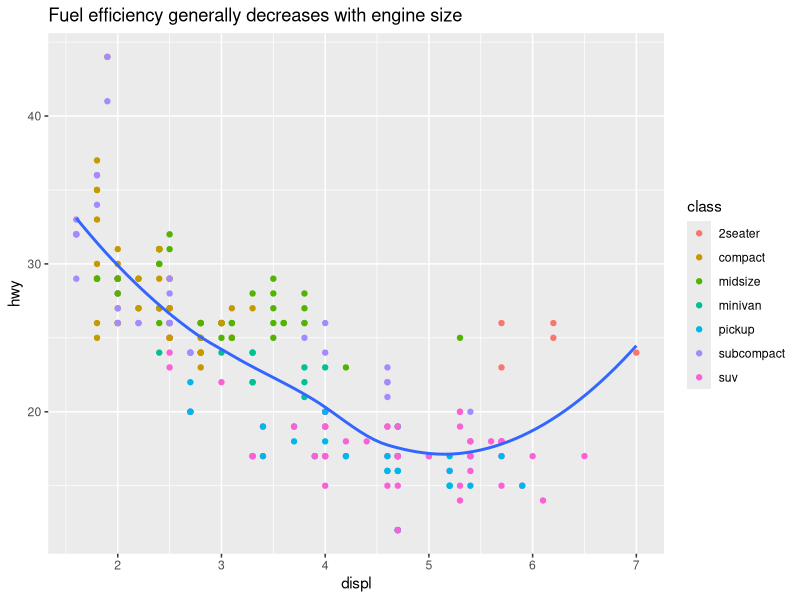
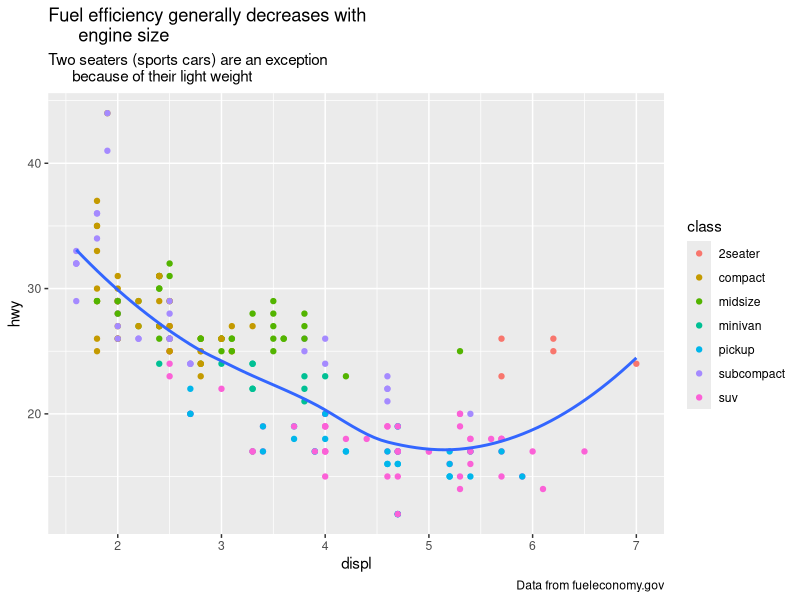
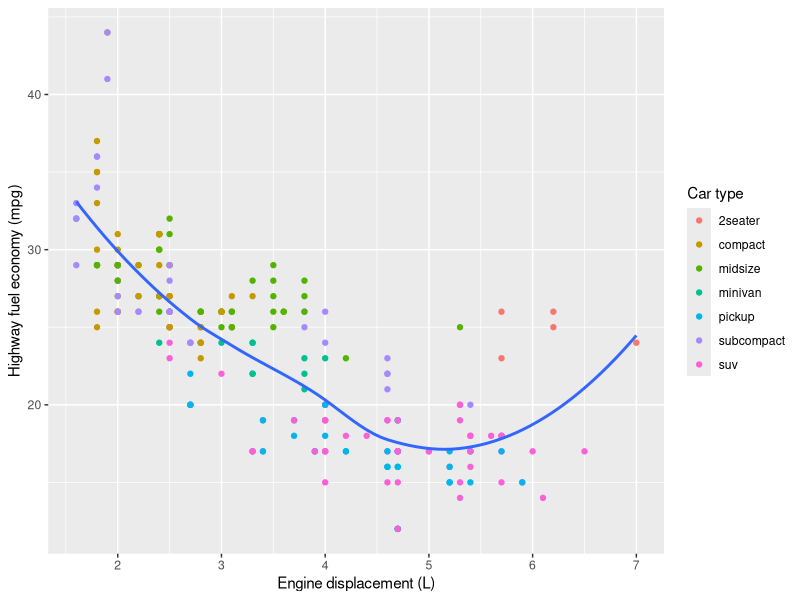
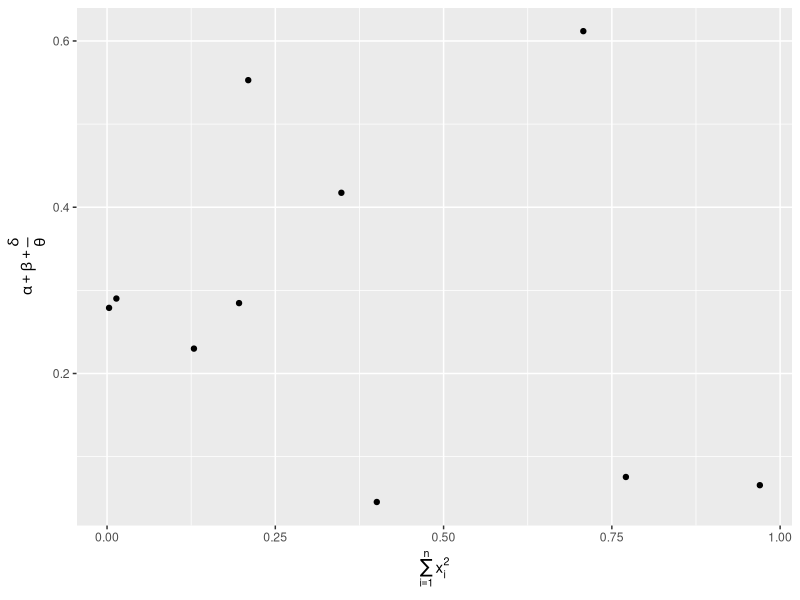
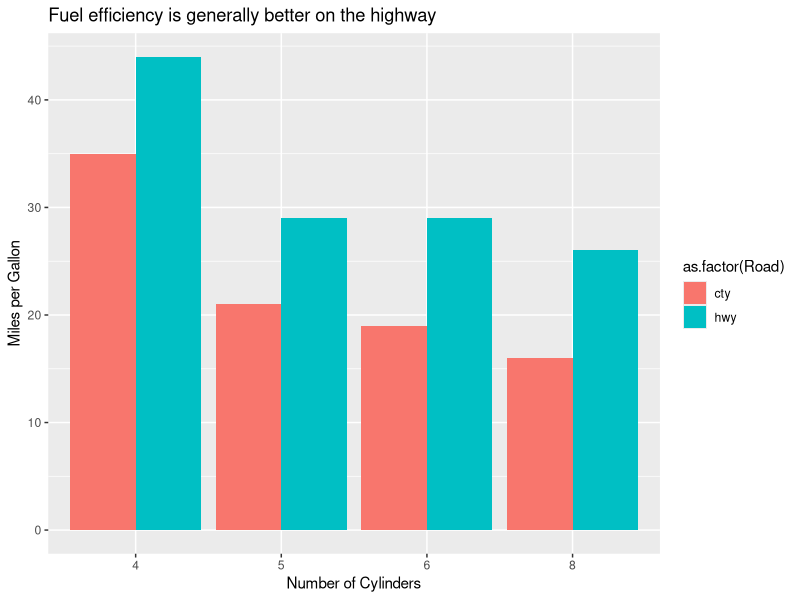
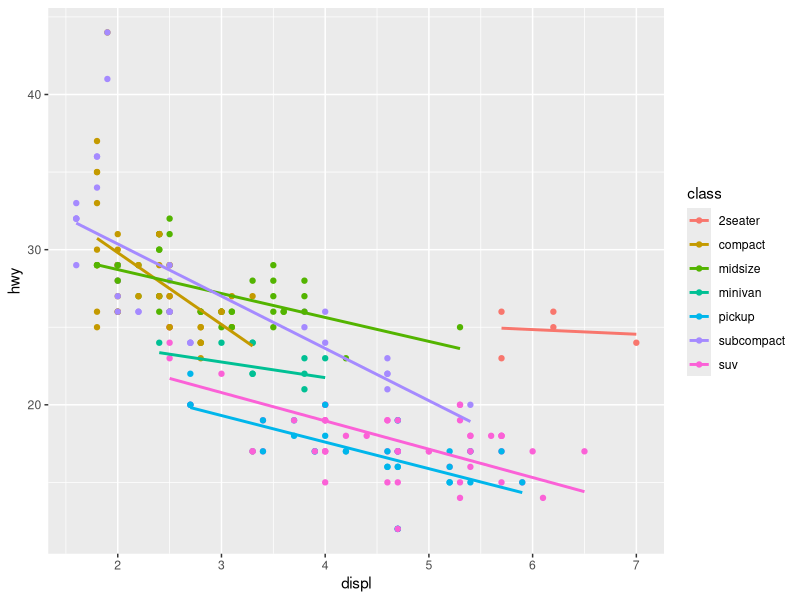

Source code (R) for these figures, in order: (Note: this script raises an error after producing the figures.)
### Graphics for Communication
library(tidyverse)

## Label

ggplot(mpg, aes(displ, hwy)) +
  geom_point(aes(color = class)) +
  geom_smooth(se = F) +
  labs(
    title = paste(
      "Fuel efficiency generally decreases with engine size"
    ))

ggplot(mpg, aes(displ, hwy)) +
  geom_point(aes(color = class)) +
  geom_smooth(se = FALSE) +
  labs(
    title = paste(
      "Fuel efficiency generally decreases with
      engine size"
    ),
    subtitle = paste(
      "Two seaters (sports cars) are an exception
      because of their light weight"
    ),
    caption = "Data from fueleconomy.gov"
  )

ggplot(mpg, aes(displ, hwy)) +
  geom_point(aes(color = class)) +
  geom_smooth(se = FALSE) +
  labs(
    x = "Engine displacement (L)",
    y = "Highway fuel economy (mpg)",
    colour = "Car type"
  )

df <- tibble(
  x = runif(10),
  y = runif(10)
)
ggplot(df, aes(x, y)) +
  geom_point() +
  labs(
    x = quote(sum(x[i] ^ 2, i == 1, n)),
    y = quote(alpha + beta + frac(delta, theta))
  )


## Excercises

# 1.

mpg %>%
  select(cyl,cty, hwy) %>%
  pivot_longer(cols = c(cty,hwy), names_to = "Road", values_to = "MPG") %>%
  ggplot(aes(x = as.factor(cyl), y = MPG, fill = as.factor(Road))) +
  geom_bar(position = "dodge", stat = "identity") +
  labs(
    x = "Number of Cylinders",
    y = "Miles per Gallon",
    title = "Fuel efficiency is generally better on the highway"
  )

# 2.
mpg %>%
  ggplot(aes(displ, hwy, color = class)) +
  geom_point() + 
  geom_smooth(method = "lm", se = F)

mod <- lm(hwy ~ class, data = mpg)

mpg %>%
  add_residuals(mod) %>%
  ggplot(aes(x = displ, y = resid))+
  geom_point() +
  geom_smooth(method = "lm", se = F) +
  labs(
    x = "Engine Displacement(L)",
    y = "Highway MPG relative to the Class Average",
    title = "Engine size has a small negative effect on Fuel Efficiency"
  )


# 3.

### Annotations

best_in_class <- mpg %>%
  group_by(class) %>%
  filter(row_number(desc(hwy)) == 1)

ggplot(mpg, aes(displ, hwy)) +
  geom_point(aes(color = class)) +
  geom_text(aes(label = model), data = best_in_class)

ggplot(mpg, aes(displ, hwy)) +
  geom_point(aes(color = class)) +
  geom_label(
    aes(label = model),
    data = best_in_class,
    nudge_y = 2,
    alpha = 0.5
  )

library(ggrepel)

ggplot(mpg, aes(displ, hwy)) +
  geom_point(aes(color = class)) +
  geom_point(size = 3, shape = 1, data = best_in_class) +
  ggrepel::geom_label_repel(
    aes(label = model),
    data = best_in_class
  )

class_avg <- mpg %>%
  group_by(class) %>%
  summarize(
    displ = median(displ),
    hwy = median(hwy)
  )

ggplot(mpg, aes(displ, hwy, color = class)) +
  ggrepel::geom_label_repel(aes(label = class),
                            data = class_avg,
                            size = 6,
                            label.size = 0,
                            segment.color = NA
  ) +
  geom_point() +
  theme(legend.position = "none")

label <- mpg %>%
  summarize(
    displ = min(displ),
    hwy = max(hwy),
    label = paste(
      "Increasing engine size is \nrelated to decreasing fuel economy."
    )
  )

ggplot(mpg, aes(displ, hwy)) +
  geom_point() +
  geom_text(
    aes(label = label),
    data = label,
    vjust = "top",
    hjust = "right"
  )


### Excercises

# 1.
label <- mpg %>%
  summarize(
  displ = min(displ),
  hwy = max(hwy),
  label = paste(
    "Increasing engine size is \nrelated to decreasing fuel economy."
  )
)

ggplot(mpg, aes(displ, hwy)) +
  geom_point() +
  geom_text(
    aes(label = label),
    data = label,
    vjust = "top",
    hjust = 'left'
  )

# 2.
?annotate

# 3.

label <- mpg %>%
  summarize(
    displ = max(displ),
    hwy = max(hwy),
    label = paste(
      "text."
    )
  )

ggplot(mpg, aes(displ, hwy)) +
  geom_point() +
  geom_text(aes(label = label,vjust = "center", hjust = "right"),
  data = label) +
  facet_wrap(~cyl)

# 4.
# Fill aesthetic controls background box color.

ggplot(mpg, aes(displ, hwy)) +
  geom_point(aes(color = class)) +
  geom_label(
    aes(label = model),
    data = best_in_class,
    nudge_y = 2,
    alpha = 0.5,
    fill = "grey"
  )

# 5.
?arrow
# angle, length, ends, type
mpg %>%
  ggplot(aes(x = hwy, y = displ)) +
  geom_point() +
  geom_segment(aes(x = 20, y = 5.5, xend = 30, yend = 3), 
                           arrow = arrow(length = unit(0.5, 'cm')))

### Scales

ggplot(mpg, aes(displ, hwy)) +
  geom_point(aes(color = class))

ggplot(mpg, aes(displ, hwy)) +
  geom_point(aes(color = class)) +
  scale_x_continuous() +
  scale_y_continuous() +
  scale_color_discrete()

ggplot(mpg, aes(displ, hwy)) +
  geom_point() +
  scale_x_continuous(labels = NULL) +
  scale_y_continuous(labels = NULL)

presidential %>%
  mutate(id = 33 + row_number()) %>%
  ggplot(aes(start, id)) +
  geom_point() +
  geom_segment(aes(xend = end, yend = id)) +
  scale_x_date(
    NULL,
    breaks = presidential$start,
    date_labels = "'%y"
  )

ggplot(mpg, aes(displ, hwy)) +
  geom_point(aes(color = drv))

ggplot(mpg, aes(displ, hwy)) +
  geom_point(aes(color = drv)) +
  scale_color_brewer(palette = "Set1")

ggplot(mpg, aes(displ, hwy)) +
  geom_point(aes(color = drv, shape = drv)) +
  scale_color_brewer(palette = "Set1")

presidential %>%
  mutate(id = 33 + row_number()) %>%
  ggplot(aes(start, id, color = party)) +
  geom_point() +
  geom_segment(aes(xend = end, yend = id)) +
  scale_colour_manual(
    values = c(Republican = "red", Democratic = "blue")
  )


## Excercises

# 1.
df <- tibble(
  x = rnorm(10000),
  y = rnorm(10000)
)
ggplot(df, aes(x, y)) +
  geom_hex() +
  scale_color_gradient(low = "white", high = "red") +
  coord_fixed()

#the color in the plot is using fill not color.

ggplot(df, aes(x, y)) +
  geom_hex() +
  scale_fill_gradient(low = "white", high = "red") +
  coord_fixed()

# 2.
ggplot(mpg, aes(displ, hwy)) +
  geom_point() +
  scale_x_continuous(name = 'displacement',
                     breaks = seq(15, 40, by = 5))

# name is the first argument and functions the same as adding a label.

# 3.
presidential %>%
  mutate(id = 33 + row_number()) %>%
  ggplot(aes(start, id, color = party)) +
  geom_point() +
  geom_segment(aes(xend = end, yend = id)) +
  scale_colour_manual(
    values = c(Republican = "red", Democratic = "blue")
  )

presidential %>%
  mutate(id = 33 + row_number(),
         name_num = fct_inorder(str_c(name, ",",id))) %>%
  arrange(-id) %>%
  ggplot(aes(start, name_num, color = party)) +
  geom_point() +
  geom_segment(aes(xend = end, yend = name_num)) +
  scale_y_discrete(NULL) +
  scale_x_date(NULL,
               breaks = presidential$start,
               date_labels = "'%y",
               minor_breaks = make_date(seq(year(min(presidential$start)),
                                            year(max(presidential$end)),
                                            by = 4),1,1)) +
  scale_colour_manual(
    values = c(Republican = "red", Democratic = "blue")
  ) +
  labs(title = "Presidential Terms",
       subtitle = "Eisenhower(34th) to Trump(45th)") + 
  theme(
    panel.grid.minor = element_blank(),
    axis.ticks.y = element_blank()
  )

# 4.
ggplot(diamonds, aes(carat, price)) +
  geom_point(aes(color = cut), alpha = 1/20) + 
  guides(
    color = guide_legend(
      override.aes = list(size = 4, alpha = 1)
    )
  )

### Zooming

